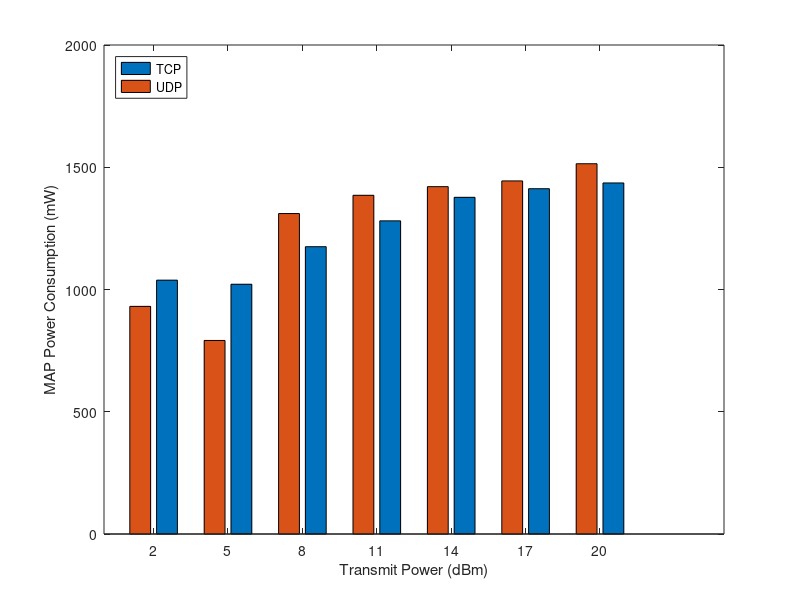

Write the MATLAB code that produced this figure.
x = [20 17 14 11 8 5 2]
y1 = [1.4357801e+03
1.4122895e+03
1.3770535e+03
1.2808322e+03
1.1751244e+03
1.0215317e+03
1.0382462e+03]
y2 = [1.5144126e+03
1.4441186e+03
1.4206873e+03
1.3853417e+03
1.3106792e+03
7.9161586e+02
9.3101240e+02]
y = [y1,y2]
bar(x,y)
xlabel('Transmit Power (dBm)')
ylabel('MAP Power Consumption (mW)')
legend({'TCP','UDP'},'Location','NorthWest');